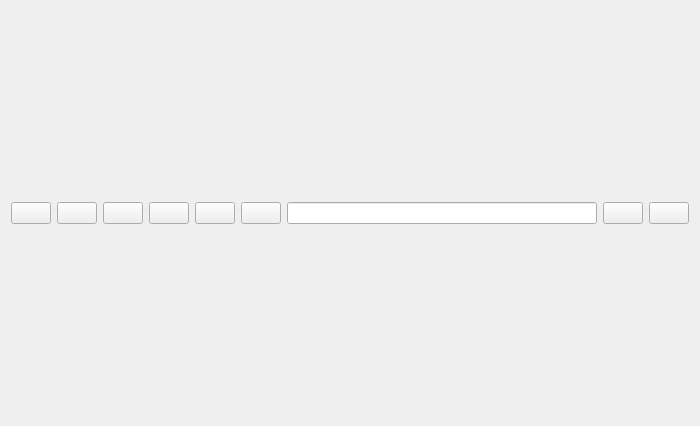
<ui version="4.0" >
 <class>DirectoryWidget</class>
 <widget class="QWidget" name="DirectoryWidget" >
  <property name="geometry" >
   <rect>
    <x>0</x>
    <y>0</y>
    <width>700</width>
    <height>426</height>
   </rect>
  </property>
  <property name="windowTitle" >
   <string>Form</string>
  </property>
  <layout class="QVBoxLayout" name="verticalLayout" >
   <item>
    <layout class="QHBoxLayout" name="horizontalLayout" >
     <item>
      <widget class="QPushButton" name="newTab" >
       <property name="toolTip" >
        <string>New Tab</string>
       </property>
       <property name="text" >
        <string/>
       </property>
       <property name="icon" >
        <iconset>
         <normaloff>../../media/file/new_tab.png</normaloff>../../media/file/new_tab.png</iconset>
       </property>
       <property name="iconSize" >
        <size>
         <width>32</width>
         <height>32</height>
        </size>
       </property>
      </widget>
     </item>
     <item>
      <widget class="QPushButton" name="back" >
       <property name="toolTip" >
        <string>Back</string>
       </property>
       <property name="text" >
        <string/>
       </property>
       <property name="icon" >
        <iconset>
         <normaloff>../../media/file/back.png</normaloff>../../media/file/back.png</iconset>
       </property>
       <property name="iconSize" >
        <size>
         <width>32</width>
         <height>32</height>
        </size>
       </property>
      </widget>
     </item>
     <item>
      <widget class="QPushButton" name="next" >
       <property name="toolTip" >
        <string>Next</string>
       </property>
       <property name="text" >
        <string/>
       </property>
       <property name="icon" >
        <iconset>
         <normaloff>../../media/file/next.png</normaloff>../../media/file/next.png</iconset>
       </property>
       <property name="iconSize" >
        <size>
         <width>32</width>
         <height>32</height>
        </size>
       </property>
      </widget>
     </item>
     <item>
      <widget class="QPushButton" name="up" >
       <property name="toolTip" >
        <string>Up</string>
       </property>
       <property name="text" >
        <string/>
       </property>
       <property name="icon" >
        <iconset>
         <normaloff>../../media/file/up.png</normaloff>../../media/file/up.png</iconset>
       </property>
       <property name="iconSize" >
        <size>
         <width>32</width>
         <height>32</height>
        </size>
       </property>
      </widget>
     </item>
     <item>
      <widget class="QPushButton" name="reload" >
       <property name="toolTip" >
        <string>Refresh</string>
       </property>
       <property name="text" >
        <string/>
       </property>
       <property name="icon" >
        <iconset>
         <normaloff>../../media/file/reload.png</normaloff>../../media/file/reload.png</iconset>
       </property>
       <property name="iconSize" >
        <size>
         <width>32</width>
         <height>32</height>
        </size>
       </property>
      </widget>
     </item>
     <item>
      <widget class="QPushButton" name="home" >
       <property name="toolTip" >
        <string>Home</string>
       </property>
       <property name="text" >
        <string/>
       </property>
       <property name="icon" >
        <iconset>
         <normaloff>../../media/file/home.png</normaloff>../../media/file/home.png</iconset>
       </property>
       <property name="iconSize" >
        <size>
         <width>32</width>
         <height>32</height>
        </size>
       </property>
      </widget>
     </item>
     <item>
      <widget class="QLineEdit" name="url" />
     </item>
     <item>
      <widget class="QPushButton" name="detach" >
       <property name="toolTip" >
        <string>Detach</string>
       </property>
       <property name="text" >
        <string/>
       </property>
       <property name="icon" >
        <iconset>
         <normaloff>../../media/file/detach.png</normaloff>../../media/file/detach.png</iconset>
       </property>
       <property name="iconSize" >
        <size>
         <width>32</width>
         <height>32</height>
        </size>
       </property>
      </widget>
     </item>
     <item>
      <widget class="QPushButton" name="close" >
       <property name="toolTip" >
        <string>Close</string>
       </property>
       <property name="text" >
        <string/>
       </property>
       <property name="icon" >
        <iconset>
         <normaloff>../../media/file/close.png</normaloff>../../media/file/close.png</iconset>
       </property>
       <property name="iconSize" >
        <size>
         <width>32</width>
         <height>32</height>
        </size>
       </property>
      </widget>
     </item>
    </layout>
   </item>
  </layout>
 </widget>
 <resources/>
 <connections/>
</ui>
